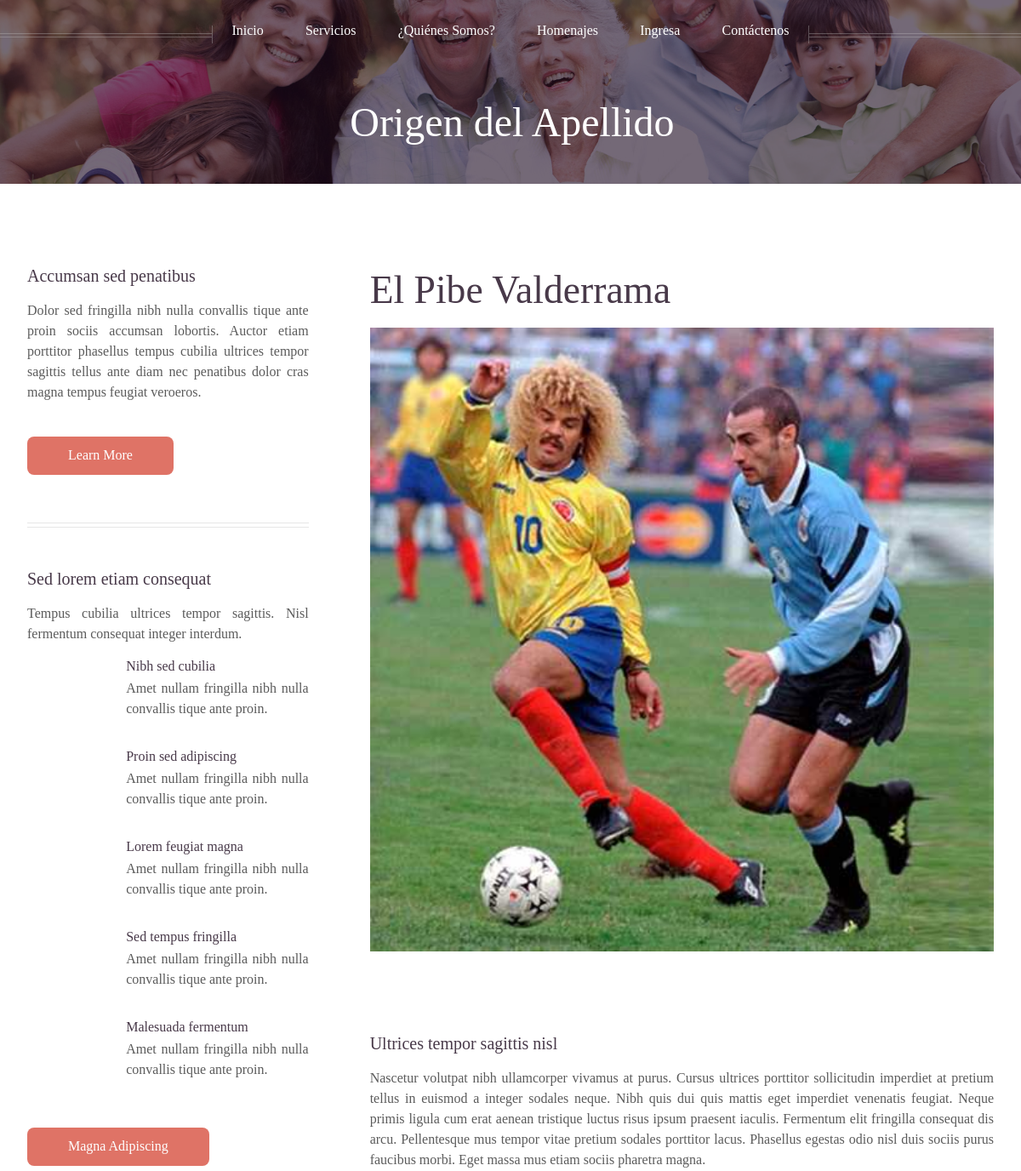
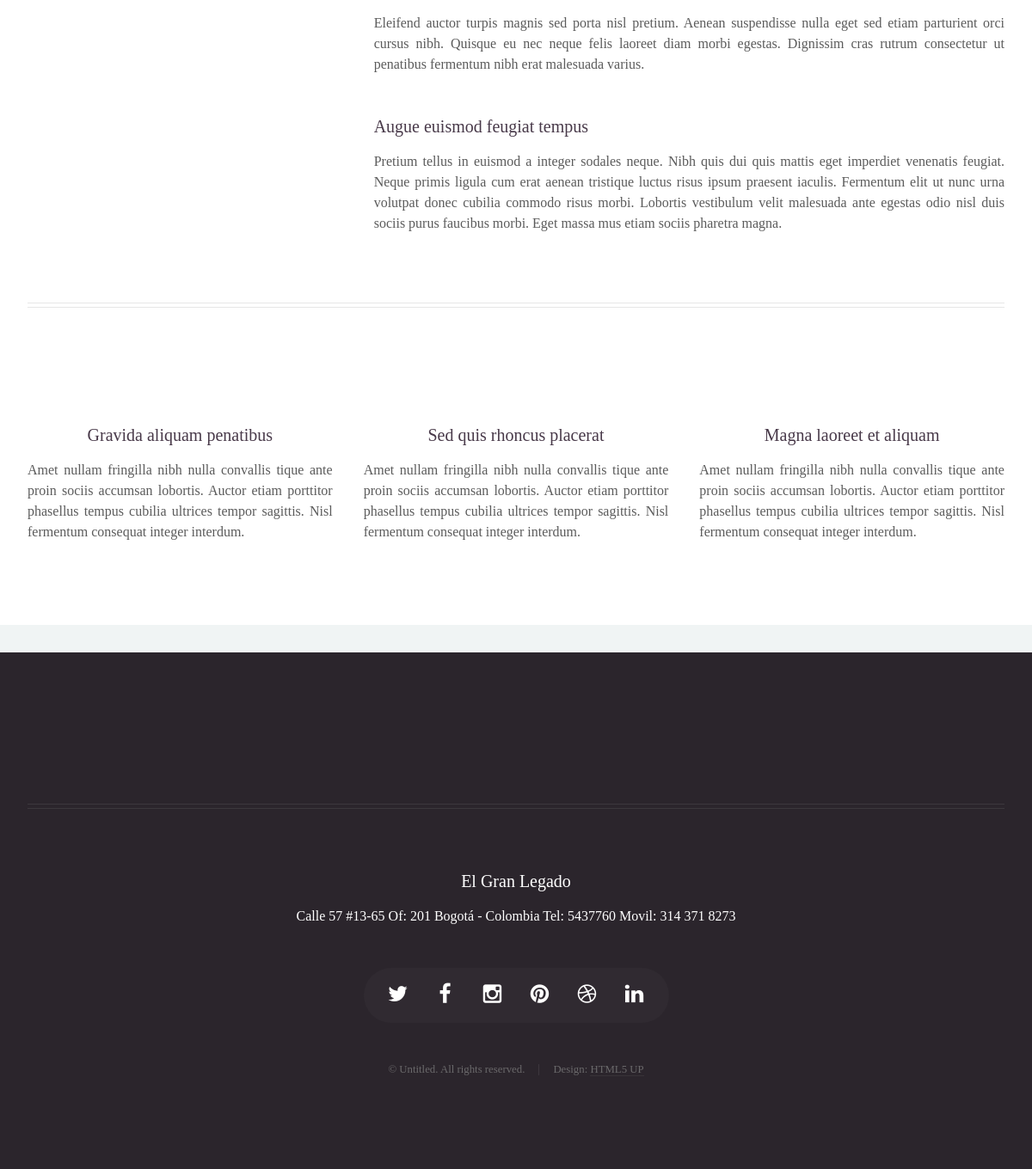
Screenshot of /origen_apellido/13 with the database file from the repository (2 pictures, top to bottom).
### legado/models.py (models this page shows, shortened)
class Perfil(models.Model):
    nombre = models.CharField(max_length=100,verbose_name='Nombre')
    usuario = models.ForeignKey(User)
    fecha_nacimiento = models.DateField(max_length=100,verbose_name='Fecha de nacimiento',blank=True,null=True)
    lugar_nacimiento = models.CharField(max_length=100,verbose_name='Lugar de Nacimiento',blank=True,null=True)
    imagen = ProcessedImageField(upload_to='perfiles/img',processors=[ResizeToFit(1200, 500)],format='JPEG',options={'quality': 50}, blank=True,null=True)
    profesion = models.CharField(max_length=100,verbose_name='Profesion',blank=True,null=True)
    biografia = RichTextField(verbose_name='Biografia',blank=True,null=True)
    origen_apellido = models.CharField(max_length=100,verbose_name='Origen del apellido',blank=True,null=True)
    qrcode = models.CharField(max_length=100,verbose_name='url del codigo QR',blank=True,null=True)
    slug = models.SlugField(unique=True)
    timestamp = models.DateTimeField(auto_now=True)
    listo = models.BooleanField(default=True, verbose_name="Listo")
    publico = models.BooleanField(default=False, verbose_name="Publico")
    audio_file = AudioField(upload_to='perfiles/audio', blank=True,
                        ext_whitelist=(".mp3", ".wav", ".ogg"),
                        help_text=("Allowed type - .mp3, .wav, .ogg"))
    def audio_file_player(self):
        """audio player tag for admin"""
        if self.audio_file:
            file_url = settings.MEDIA_URL + str(self.audio_file)
            player_string = '<audio controls="controls"><source src="%s" /></audio> <p>%s</p>' % (file_url, os.path.basename(self.audio_file.name))
            return player_string
    audio_file_player.allow_tags = True
    audio_file_player.short_description = ('Audio file player')
    def qr_tag(self):
        """qr tag for admin"""
        if self.qrcode:
            file_url =  str(self.qrcode)
            url_string = '<img width="200px" src="'+file_url+'">'
            return url_string
    qr_tag.allow_tags = True
    qr_tag.short_description = ('Qr tag')
    def foto_perfil(self):
        if self.imagen:
            file_url =  settings.MEDIA_URL+str(self.imagen)
            url_string = '<img width="200px" src="'+file_url+'">'
            return url_string
    foto_perfil.allow_tags = True
    foto_perfil.short_description = ('Foto')

### legado/views.py (the view)
# urls.py: url(r'^origen_apellido/(?P<id>\d+)$', 'OrigenApell', name='origen_apellido'),
def OrigenApell(request, id):
    perfil_persona = Perfil.objects.get(id=id)
    return render_to_response('origen_apellido.html', locals(), context_instance=RequestContext(request))

### legado/context_processors.py (called while the page is built)
def mostrarfrase(request):
    return {'frase':choice(frases)}

### legado/templates/origen_apellido.html (shortened to what this page needs)
{%extends "base.html"%}
{% block Content %}
	<body class="left-sidebar">
		<div id="page-wrapper">
				<div id="header">
						<div class="inner">
							<header>
								<h1><a href="index.html" id="logo">Origen del Apellido</a></h1>
							</header>
						</div>
						{% include 'menu.html' %}
				</div>
				<div class="wrapper style1">
					<div class="container">
						<div class="row 200%">
							<div class="4u 12u(mobile)" id="sidebar">
								<section>
									<header>
										<h3><a href="#">Accumsan sed penatibus</a></h3>
									</header>
									<p>
										Dolor sed fringilla nibh nulla convallis tique ante proin sociis accumsan lobortis. Auctor etiam
										porttitor phasellus tempus cubilia ultrices tempor sagittis  tellus ante diam nec penatibus dolor cras
										magna tempus feugiat veroeros.
									</p>
									<footer>
										<a href="#" class="button">Learn More</a>
									</footer>
								</section>
								<hr />
								<section>
									<header>
										<h3><a href="#">Sed lorem etiam consequat</a></h3>
									</header>
									<p>
										Tempus cubilia ultrices tempor sagittis. Nisl fermentum consequat integer interdum.
									</p>
									<div class="row 50%">
										<div class="4u">
										</div>
										<div class="8u">
											<h4>Nibh sed cubilia</h4>
											<p>
												Amet nullam fringilla nibh nulla convallis tique ante proin.
											</p>
										</div>
									</div>
									<div class="row 50%">
										<div class="4u">
										</div>
										<div class="8u">
											<h4>Proin sed adipiscing</h4>
											<p>
												Amet nullam fringilla nibh nulla convallis tique ante proin.
											</p>
										</div>
									</div>
									<div class="row 50%">
										<div class="4u">
										</div>
										<div class="8u">
											<h4>Lorem feugiat magna</h4>
											<p>
												Amet nullam fringilla nibh nulla convallis tique ante proin.
											</p>
										</div>
									</div>
									<div class="row 50%">
										<div class="4u">
										</div>
										<div class="8u">
											<h4>Sed tempus fringilla</h4>
											<p>
												Amet nullam fringilla nibh nulla convallis tique ante proin.
											</p>
										</div>
									</div>
									<div class="row 50% no-collapse">
										<div class="4u">
										</div>
										<div class="8u">
											<h4>Malesuada fermentum</h4>
											<p>
												Amet nullam fringilla nibh nulla convallis tique ante proin.
											</p>
										</div>
									</div>
									<footer>
										<a href="#" class="button">Magna Adipiscing</a>
									</footer>
								</section>
							</div>
							<div class="8u 12u(mobile) important(mobile)" id="content">
								<article id="main">
									<header>
										<h2><a href="#">{{ perfil_persona.nombre }}</a></h2>
									</header>
									<a href="#" class="image featured"><img src="{{ STATIC_URL }}{{ perfil_persona.imagen }}" alt="" /></a>
									<section>
										<header>
											<h3>Ultrices tempor sagittis nisl</h3>
										</header>
										<p>
											Nascetur volutpat nibh ullamcorper vivamus at purus. Cursus ultrices porttitor sollicitudin imperdiet
											at pretium tellus in euismod a integer sodales neque. Nibh quis dui quis mattis eget imperdiet venenatis
											feugiat. Neque primis ligula cum erat aenean tristique luctus risus ipsum praesent iaculis. Fermentum elit
											fringilla consequat dis arcu. Pellentesque mus tempor vitae pretium sodales porttitor lacus. Phasellus
											egestas odio nisl duis sociis purus faucibus morbi. Eget massa mus etiam sociis pharetra magna.
										</p>
										<p>
											Eleifend auctor turpis magnis sed porta nisl pretium. Aenean suspendisse nulla eget sed etiam parturient
											orci cursus nibh. Quisque eu nec neque felis laoreet diam morbi egestas. Dignissim cras rutrum consectetur
											ut penatibus fermentum nibh erat malesuada varius.
										</p>
									</section>
									<section>
										<header>
											<h3>Augue euismod feugiat tempus</h3>
										</header>
										<p>
											Pretium tellus in euismod a integer sodales neque. Nibh quis dui quis mattis eget imperdiet venenatis
											feugiat. Neque primis ligula cum erat aenean tristique luctus risus ipsum praesent iaculis. Fermentum elit
											ut nunc urna volutpat donec cubilia commodo risus morbi. Lobortis vestibulum velit malesuada ante
											egestas odio nisl duis sociis purus faucibus morbi. Eget massa mus etiam sociis pharetra magna.
										</p>
									</section>
								</article>
							</div>
						</div>
						<hr />
						<div class="row">
							<article class="4u 12u(mobile) special">
								<header>
									<h3><a href="#">Gravida aliquam penatibus</a></h3>
								</header>
								<p>
									Amet nullam fringilla nibh nulla convallis tique ante proin sociis accumsan lobortis. Auctor etiam
									porttitor phasellus tempus cubilia ultrices tempor sagittis. Nisl fermentum consequat integer interdum.
								</p>
							</article>
							<article class="4u 12u(mobile) special">
								<header>
									<h3><a href="#">Sed quis rhoncus placerat</a></h3>
								</header>
								<p>
									Amet nullam fringilla nibh nulla convallis tique ante proin sociis accumsan lobortis. Auctor etiam
									porttitor phasellus tempus cubilia ultrices tempor sagittis. Nisl fermentum consequat integer interdum.
								</p>
							</article>
							<article class="4u 12u(mobile) special">
								<header>
									<h3><a href="#">Magna laoreet et aliquam</a></h3>
								</header>
								<p>
									Amet nullam fringilla nibh nulla convallis tique ante proin sociis accumsan lobortis. Auctor etiam
									porttitor phasellus tempus cubilia ultrices tempor sagittis. Nisl fermentum consequat integer interdum.
								</p>
							</article>
						</div>
					</div>
				</div>
		</div>
{% endblock Content %}

### rows the page displays
Perfil: nombre "El Pibe Valderrama", imagen (picture)
